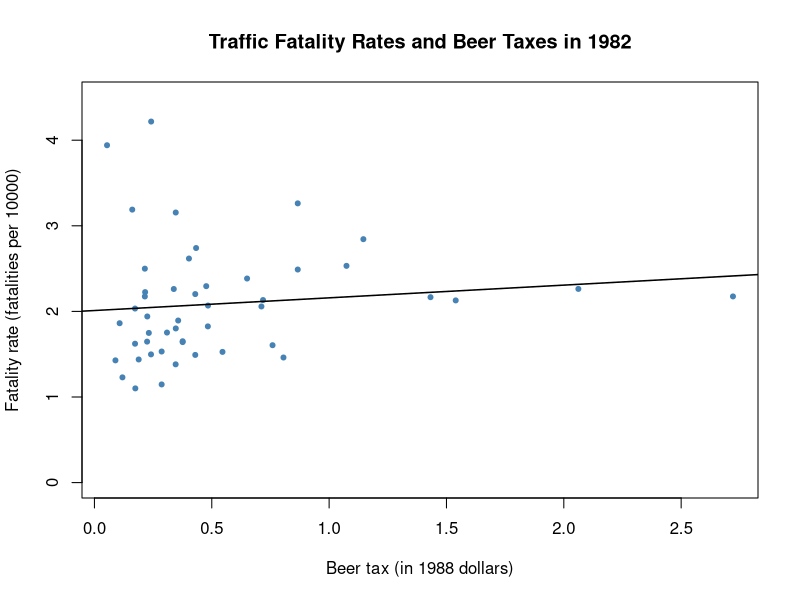
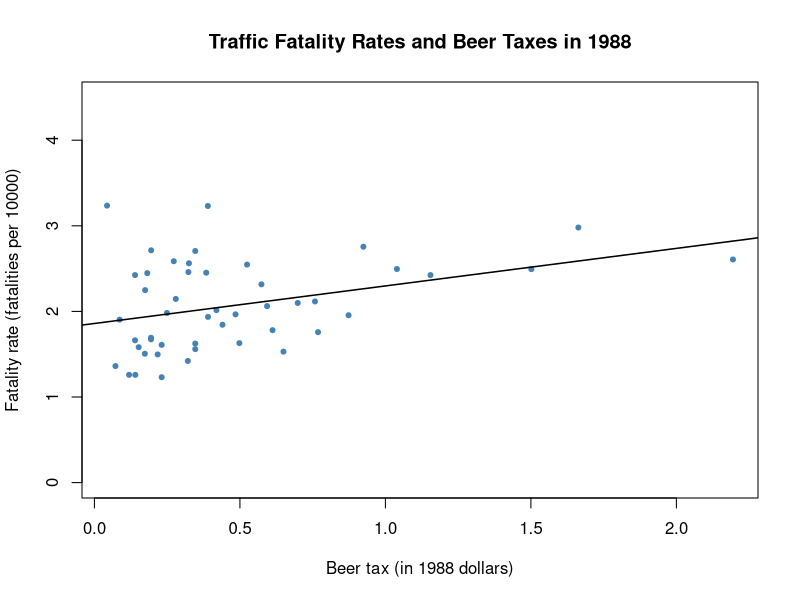
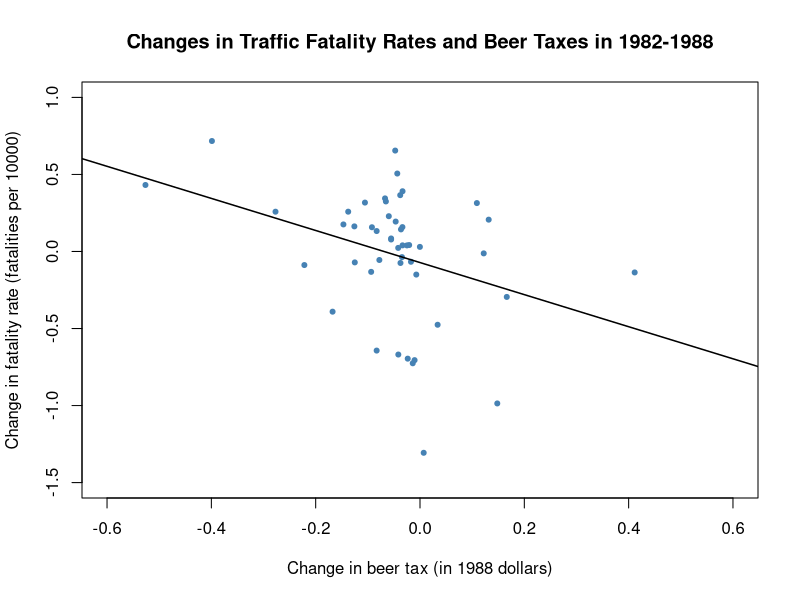

Write R code to recreate these figures, in order. (Note: this script raises an error after producing the figures.)
getwd()
setwd("")

# Importing the AER package and Fatalities dataset
library(AER)
data(Fatalities)
dim(Fatalities)
str(Fatalities)
head(Fatalities)
summary(Fatalities[ ,c(1, 2)])

# Define fatality rate
Fatalities$fatal_rate <- Fatalities$fatal / Fatalities$pop * 10000

# Create subset of data
Fatalities1982 <- subset(Fatalities, year == "1982")
Fatalities1988 <- subset(Fatalities, year == "1988")

# Simple regression models using 1982 and 1988 data
fatal1982_mod <- lm(fatal_rate ~ beertax, data = Fatalities1982)
fatal1988_mod <- lm(fatal_rate ~ beertax, data = Fatalities1988)

coeftest(fatal1982_mod, vcov. = vcovHC, type = "HC1")
coeftest(fatal1988_mod, vcov. = vcovHC, type = "HC1")

# plot the observations and add the estimated regression line for 1982 data
plot(x = Fatalities1982$beertax, 
     y = Fatalities1982$fatal_rate, 
     xlab = "Beer tax (in 1988 dollars)",
     ylab = "Fatality rate (fatalities per 10000)",
     main = "Traffic Fatality Rates and Beer Taxes in 1982",
     ylim = c(0, 4.5),
     pch = 20, 
     col = "steelblue")
abline(fatal1982_mod, lwd = 1.5)

# plot observations and add estimated regression line for 1988 data
plot(x = Fatalities1988$beertax, 
     y = Fatalities1988$fatal_rate, 
     xlab = "Beer tax (in 1988 dollars)",
     ylab = "Fatality rate (fatalities per 10000)",
     main = "Traffic Fatality Rates and Beer Taxes in 1988",
     ylim = c(0, 4.5),
     pch = 20, 
     col = "steelblue")

abline(fatal1988_mod, lwd = 1.5)

# Panel Data with Two Time Periods:
# Before and After Comparison

# Compute the differences 
diff_fatal_rate <- Fatalities1988$fatal_rate - Fatalities1982$fatal_rate
diff_beertax <- Fatalities1988$beertax - Fatalities1982$beertax

# Estimate a regression using differenced data
fatal_diff_mod <- lm(diff_fatal_rate ~ diff_beertax)

# Test of the coefficients
coeftest(fatal_diff_mod, vcov = vcovHC, type = "HC1")

# plot the differenced data
plot(x = diff_beertax, 
     y = diff_fatal_rate, 
     xlab = "Change in beer tax (in 1988 dollars)",
     ylab = "Change in fatality rate (fatalities per 10000)",
     main = "Changes in Traffic Fatality Rates and Beer Taxes in 1982-1988",
     xlim = c(-0.6, 0.6),
     ylim = c(-1.5, 1),
     pch = 20, 
     col = "steelblue")

# add the regression line to plot
abline(fatal_diff_mod, lwd = 1.5)

# compute mean fatality rate over all states for all time periods
mean(Fatalities$fatal_rate)


# Fixed Effects Requession Model
fatal_fe_lm_mod <- lm(fatal_rate ~ beertax + state - 1, data = Fatalities)
fatal_fe_lm_mod

# Obtain demeaned data
Fatalities_demeaned <- with(Fatalities,
                            data.frame(fatal_rate = fatal_rate - ave(fatal_rate, state),
                                       beertax = beertax - ave(beertax, state)))

# Estimate the regression
summary(lm(fatal_rate ~ beertax - 1, data = Fatalities_demeaned))

# Import the plm package
library(plm)

# Estimate the fixed effects regression with plm()
fatal_fe_mod <- plm(fatal_rate ~ beertax, 
                    data = Fatalities,
                    index = c("state", "year"), 
                    model = "within")

# Summary using robust standard errors
coeftest(fatal_fe_mod, vcov. = vcovHC, type = "HC1")


# Regression with Time Fixed Effects

# Estimate a combined time and entity fixed effects regression model

# via lm()
fatal_tefe_lm_mod <- lm(fatal_rate ~ beertax + state + year - 1, data = Fatalities)
fatal_tefe_lm_mod

# via plm()
fatal_tefe_mod <- plm(fatal_rate ~ beertax, 
                      data = Fatalities,
                      index = c("state", "year"), 
                      model = "within", 
                      effect = "twoways")

coeftest(fatal_tefe_mod, vcov = vcovHC, type = "HC1")

# check the class of 'state' and 'year'
class(Fatalities$state)
class(Fatalities$year)

# obtain a summary based on heteroskedasticity-robust standard errors 
# (no adjustment for heteroskedasticity only)
coeftest(fatal_tefe_lm_mod, vcov = vcovHC, type = "HC1")[1, ]

# obtain a summary based on clusterd standard errors 
# (adjustment for autocorrelation + heteroskedasticity)
coeftest(fatal_tefe_mod, vcov = vcovHC, type = "HC1")

# discretize the minimum legal drinking age
Fatalities$drinkagec <- cut(Fatalities$drinkage,
                            breaks = 18:22, 
                            include.lowest = TRUE, 
                            right = FALSE)

# set minimum drinking age [21, 22] to be the baseline level
Fatalities$drinkagec <- relevel(Fatalities$drinkagec, "[21,22]")

# mandadory jail or community service?
Fatalities$punish <- with(Fatalities, factor(jail == "yes" | service == "yes", 
                                             labels = c("no", "yes")))

# the set of observations on all variables for 1982 and 1988
Fatalities_1982_1988 <- Fatalities[with(Fatalities, year == 1982 | year == 1988), ]

# estimate all seven models
fatalities_mod1 <- lm(fatal_rate ~ beertax, data = Fatalities)

fatalities_mod2 <- plm(fatal_rate ~ beertax + state, data = Fatalities)

fatalities_mod3 <- plm(fatal_rate ~ beertax + state + year,
                       index = c("state","year"),
                       model = "within",
                       effect = "twoways", 
                       data = Fatalities)

fatalities_mod4 <- plm(fatal_rate ~ beertax + state + year + drinkagec 
                       + punish + miles + unemp + log(income), 
                       index = c("state", "year"),
                       model = "within",
                       effect = "twoways",
                       data = Fatalities)

fatalities_mod5 <- plm(fatal_rate ~ beertax + state + year + drinkagec 
                       + punish + miles,
                       index = c("state", "year"),
                       model = "within",
                       effect = "twoways",
                       data = Fatalities)

fatalities_mod6 <- plm(fatal_rate ~ beertax + year + drinkage 
                       + punish + miles + unemp + log(income), 
                       index = c("state", "year"),
                       model = "within",
                       effect = "twoways",
                       data = Fatalities)

fatalities_mod7 <- plm(fatal_rate ~ beertax + state + year + drinkagec 
                       + punish + miles + unemp + log(income), 
                       index = c("state", "year"),
                       model = "within",
                       effect = "twoways",
                       data = Fatalities_1982_1988)

# gather clustered standard errors in a list
rob_se <- list(sqrt(diag(vcovHC(fatalities_mod1, type = "HC1"))),
               sqrt(diag(vcovHC(fatalities_mod2, type = "HC1"))),
               sqrt(diag(vcovHC(fatalities_mod3, type = "HC1"))),
               sqrt(diag(vcovHC(fatalities_mod4, type = "HC1"))),
               sqrt(diag(vcovHC(fatalities_mod5, type = "HC1"))),
               sqrt(diag(vcovHC(fatalities_mod6, type = "HC1"))),
               sqrt(diag(vcovHC(fatalities_mod7, type = "HC1"))))

# generate the table
stargazer(fatalities_mod1, fatalities_mod2, fatalities_mod3, 
          fatalities_mod4, fatalities_mod5, fatalities_mod6, fatalities_mod7, 
          digits = 3,
          header = FALSE,
          type = "latex", 
          se = rob_se,
          title = "Linear Panel Regression Models of Traffic Fatalities due to Drunk Driving",
          model.numbers = FALSE,
          column.labels = c("(1)", "(2)", "(3)", "(4)", "(5)", "(6)", "(7)"))

# test if legal drinking age has no explanatory power
linearHypothesis(fatalities_mod4,
                 test = "F",
                 c("drinkagec[18,19)=0", "drinkagec[19,20)=0", "drinkagec[20,21)"), 
                 vcov. = vcovHC, type = "HC1")


# test if economic indicators have no explanatory power
linearHypothesis(fatalities_mod4, 
                 test = "F",
                 c("log(income)", "unemp"), 
                 vcov. = vcovHC, type = "HC1")
